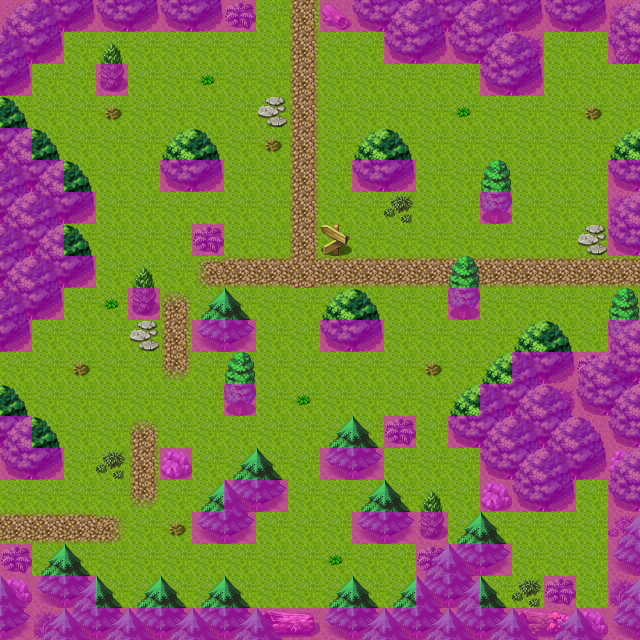

Tiled map render using the project's own tile images. Description and the map definition, with tile-layer contents summarised, below:
An orthogonal 20x20 tile map with 32x32 px tiles, 4 tile layers (Ground, Objects, Above, Walkable), 40 tilesets and 11 objects (6x mapchange, 4x spawn, sign).

<map version="1.0" orientation="orthogonal" width="20" height="20" tilewidth="32" tileheight="32">
 <properties>
  <property name="outdoors" value="1" />
 </properties>
 <tileset firstgid="1" name="map_bed_1" tilewidth="32" tileheight="32">
  <image source="../drawable/map_bed_1.png" width="512" height="256" />
 </tileset>
 <tileset firstgid="129" name="map_border_1" tilewidth="32" tileheight="32">
  <image source="../drawable/map_border_1.png" width="512" height="256" />
 </tileset>
 <tileset firstgid="257" name="map_bridge_1" tilewidth="32" tileheight="32">
  <image source="../drawable/map_bridge_1.png" width="512" height="256" />
 </tileset>
 <tileset firstgid="385" name="map_broken_1" tilewidth="32" tileheight="32">
  <image source="../drawable/map_broken_1.png" width="512" height="256" />
 </tileset>
 <tileset firstgid="513" name="map_cavewall_1" tilewidth="32" tileheight="32">
  <image source="../drawable/map_cavewall_1.png" width="576" height="192" />
 </tileset>
 <tileset firstgid="621" name="map_cavewall_2" tilewidth="32" tileheight="32">
  <image source="../drawable/map_cavewall_2.png" width="576" height="192" />
 </tileset>
 <tileset firstgid="729" name="map_cavewall_3" tilewidth="32" tileheight="32">
  <image source="../drawable/map_cavewall_3.png" width="576" height="192" />
 </tileset>
 <tileset firstgid="837" name="map_chair_table_1" tilewidth="32" tileheight="32">
  <image source="../drawable/map_chair_table_1.png" width="512" height="256" />
 </tileset>
 <tileset firstgid="965" name="map_crate_1" tilewidth="32" tileheight="32">
  <image source="../drawable/map_crate_1.png" width="512" height="256" />
 </tileset>
 <tileset firstgid="1093" name="map_cupboard_1" tilewidth="32" tileheight="32">
  <image source="../drawable/map_cupboard_1.png" width="512" height="256" />
 </tileset>
 <tileset firstgid="1221" name="map_curtain_1" tilewidth="32" tileheight="32">
  <image source="../drawable/map_curtain_1.png" width="512" height="256" />
 </tileset>
 <tileset firstgid="1349" name="map_entrance_1" tilewidth="32" tileheight="32">
  <image source="../drawable/map_entrance_1.png" width="512" height="256" />
 </tileset>
 <tileset firstgid="1477" name="map_fence_1" tilewidth="32" tileheight="32">
  <image source="../drawable/map_fence_1.png" width="512" height="256" />
 </tileset>
 <tileset firstgid="1605" name="map_fence_2" tilewidth="32" tileheight="32">
  <image source="../drawable/map_fence_2.png" width="512" height="256" />
 </tileset>
 <tileset firstgid="1733" name="map_ground_1" tilewidth="32" tileheight="32">
  <image source="../drawable/map_ground_1.png" width="512" height="256" />
 </tileset>
 <tileset firstgid="1861" name="map_ground_2" tilewidth="32" tileheight="32">
  <image source="../drawable/map_ground_2.png" width="512" height="256" />
 </tileset>
 <tileset firstgid="1989" name="map_ground_3" tilewidth="32" tileheight="32">
  <image source="../drawable/map_ground_3.png" width="512" height="256" />
 </tileset>
 <tileset firstgid="2117" name="map_ground_4" tilewidth="32" tileheight="32">
  <image source="../drawable/map_ground_4.png" width="512" height="256" />
 </tileset>
 <tileset firstgid="2245" name="map_ground_5" tilewidth="32" tileheight="32">
  <image source="../drawable/map_ground_5.png" width="512" height="256" />
 </tileset>
 <tileset firstgid="2373" name="map_ground_6" tilewidth="32" tileheight="32">
  <image source="../drawable/map_ground_6.png" width="512" height="256" />
 </tileset>
 <tileset firstgid="2501" name="map_ground_7" tilewidth="32" tileheight="32">
  <image source="../drawable/map_ground_7.png" width="512" height="256" />
 </tileset>
 <tileset firstgid="2629" name="map_ground_8" tilewidth="32" tileheight="32">
  <image source="../drawable/map_ground_8.png" width="512" height="256" />
 </tileset>
 <tileset firstgid="2757" name="map_indoor_1" tilewidth="32" tileheight="32">
  <image source="../drawable/map_indoor_1.png" width="512" height="256" />
 </tileset>
 <tileset firstgid="2885" name="map_kitchen_1" tilewidth="32" tileheight="32">
  <image source="../drawable/map_kitchen_1.png" width="512" height="256" />
 </tileset>
 <tileset firstgid="3013" name="map_outdoor_1" tilewidth="32" tileheight="32">
  <image source="../drawable/map_outdoor_1.png" width="512" height="256" />
 </tileset>
 <tileset firstgid="3141" name="map_pillar_1" tilewidth="32" tileheight="32">
  <image source="../drawable/map_pillar_1.png" width="512" height="256" />
 </tileset>
 <tileset firstgid="3269" name="map_plant_1" tilewidth="32" tileheight="32">
  <image source="../drawable/map_plant_1.png" width="512" height="256" />
 </tileset>
 <tileset firstgid="3397" name="map_rock_1" tilewidth="32" tileheight="32">
  <image source="../drawable/map_rock_1.png" width="512" height="256" />
 </tileset>
 <tileset firstgid="3525" name="map_roof_1" tilewidth="32" tileheight="32">
  <image source="../drawable/map_roof_1.png" width="512" height="256" />
 </tileset>
 <tileset firstgid="3653" name="map_roof_2" tilewidth="32" tileheight="32">
  <image source="../drawable/map_roof_2.png" width="512" height="256" />
 </tileset>
 <tileset firstgid="3781" name="map_shop_1" tilewidth="32" tileheight="32">
  <image source="../drawable/map_shop_1.png" width="512" height="256" />
 </tileset>
 <tileset firstgid="3909" name="map_sign_ladder_1" tilewidth="32" tileheight="32">
  <image source="../drawable/map_sign_ladder_1.png" width="512" height="256" />
 </tileset>
 <tileset firstgid="4037" name="map_table_1" tilewidth="32" tileheight="32">
  <image source="../drawable/map_table_1.png" width="512" height="256" />
 </tileset>
 <tileset firstgid="4165" name="map_trail_1" tilewidth="32" tileheight="32">
  <image source="../drawable/map_trail_1.png" width="512" height="256" />
 </tileset>
 <tileset firstgid="4293" name="map_tree_1" tilewidth="32" tileheight="32">
  <image source="../drawable/map_tree_1.png" width="512" height="256" />
 </tileset>
 <tileset firstgid="4421" name="map_wall_1" tilewidth="32" tileheight="32">
  <image source="../drawable/map_wall_1.png" width="512" height="256" />
 </tileset>
 <tileset firstgid="4549" name="map_wall_2" tilewidth="32" tileheight="32">
  <image source="../drawable/map_wall_2.png" width="480" height="256" />
 </tileset>
 <tileset firstgid="4669" name="map_wall_3" tilewidth="32" tileheight="32">
  <image source="../drawable/map_wall_3.png" width="480" height="256" />
 </tileset>
 <tileset firstgid="4789" name="map_window_1" tilewidth="32" tileheight="32">
  <image source="../drawable/map_window_1.png" width="512" height="256" />
 </tileset>
 <tileset firstgid="4917" name="map_window_2" tilewidth="32" tileheight="32">
  <image source="../drawable/map_window_2.png" width="512" height="256" />
 </tileset>
 <layer name="Ground" width="20" height="20">
  <data>[400 cells, 400 non-empty, 3 distinct tile ids]</data>
 </layer>
 <layer name="Objects" width="20" height="20">
  <data>[400 cells, 153 non-empty, 28 distinct tile ids]</data>
 </layer>
 <layer name="Above" width="20" height="20">
  <data>[400 cells, 68 non-empty, 6 distinct tile ids]</data>
 </layer>
 <layer name="Walkable" width="20" height="20">
  <data>[400 cells, 132 non-empty, 1 distinct tile ids]</data>
 </layer>
 <objectgroup name="Mapevents">
  <object name="west" type="mapchange" x="0" y="480" width="32" height="64">
   <properties>
    <property name="map" value="wild9" />
    <property name="place" value="east" />
   </properties>
  </object>
  <object name="north" type="mapchange" x="256" y="0" width="64" height="32">
   <properties>
    <property name="map" value="fallhaven_sw" />
    <property name="place" value="south" />
   </properties>
  </object>
  <object name="sign_wild10" type="sign" x="320" y="224" width="32" height="32" />
  </objectgroup>
 <objectgroup name="Spawn" visible="0">
  <!-- 4 objects omitted --></objectgroup>
 <objectgroup name="Keys" visible="0" />
</map>
<!-- 8 of 11 objects omitted -->
